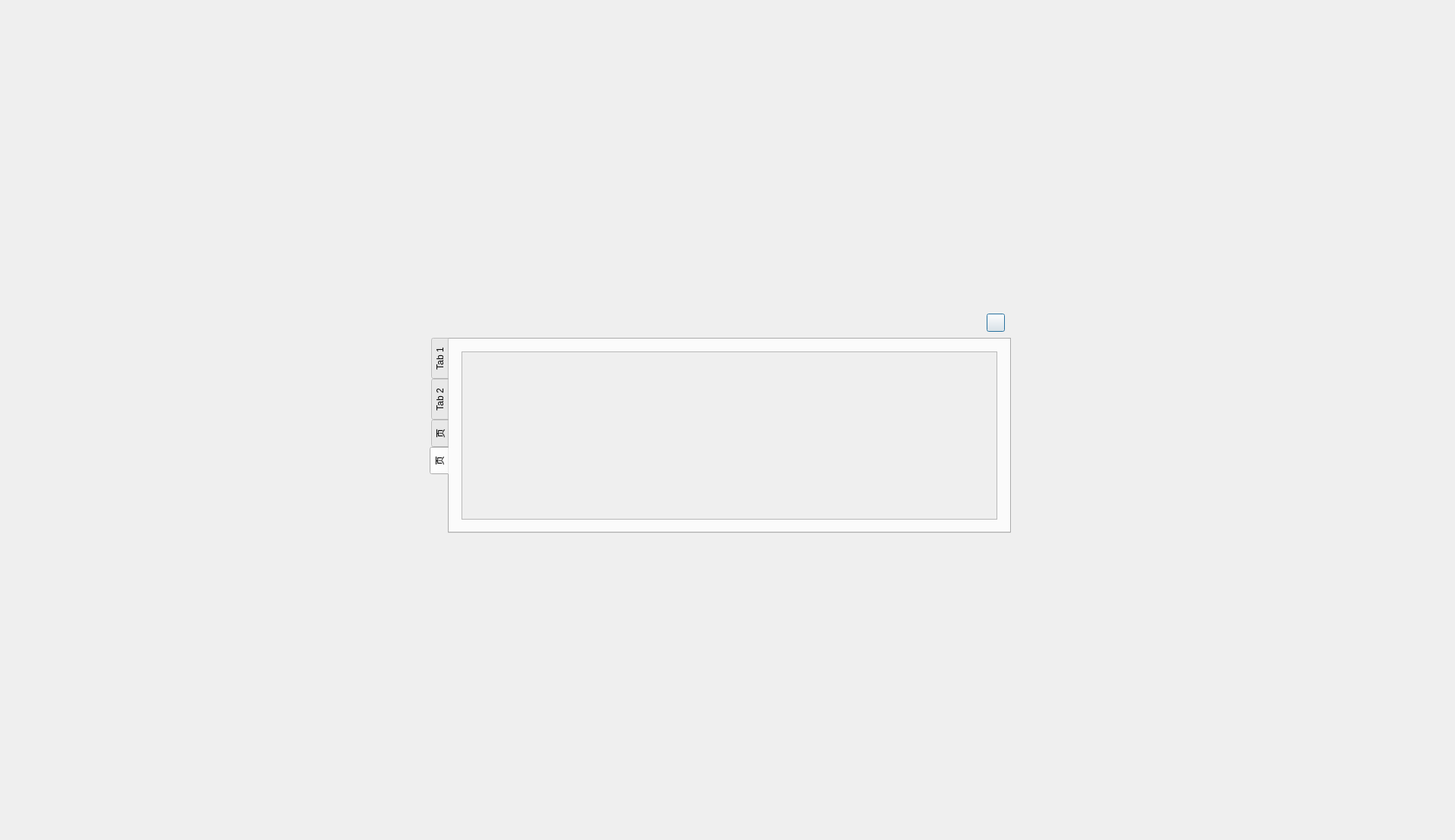
<?xml version="1.0" encoding="UTF-8"?>
<ui version="4.0">
 <class>JPopWindow</class>
 <widget class="QDialog" name="JPopWindow">
  <property name="geometry">
   <rect>
    <x>0</x>
    <y>0</y>
    <width>1920</width>
    <height>1109</height>
   </rect>
  </property>
  <property name="sizePolicy">
   <sizepolicy hsizetype="Preferred" vsizetype="Expanding">
    <horstretch>0</horstretch>
    <verstretch>0</verstretch>
   </sizepolicy>
  </property>
  <property name="contextMenuPolicy">
   <enum>Qt::DefaultContextMenu</enum>
  </property>
  <property name="windowTitle">
   <string>PatientNewDialog</string>
  </property>
  <property name="styleSheet">
   <string notr="true"/>
  </property>
  <layout class="QGridLayout" name="gridLayout">
   <property name="leftMargin">
    <number>9</number>
   </property>
   <property name="topMargin">
    <number>9</number>
   </property>
   <property name="rightMargin">
    <number>9</number>
   </property>
   <property name="bottomMargin">
    <number>9</number>
   </property>
   <property name="spacing">
    <number>6</number>
   </property>
   <item row="1" column="0">
    <spacer name="horizontalSpacer">
     <property name="orientation">
      <enum>Qt::Horizontal</enum>
     </property>
     <property name="sizeHint" stdset="0">
      <size>
       <width>510</width>
       <height>20</height>
      </size>
     </property>
    </spacer>
   </item>
   <item row="0" column="2">
    <spacer name="verticalSpacer">
     <property name="orientation">
      <enum>Qt::Vertical</enum>
     </property>
     <property name="sizeHint" stdset="0">
      <size>
       <width>20</width>
       <height>267</height>
      </size>
     </property>
    </spacer>
   </item>
   <item row="2" column="3">
    <spacer name="horizontalSpacer_2">
     <property name="orientation">
      <enum>Qt::Horizontal</enum>
     </property>
     <property name="sizeHint" stdset="0">
      <size>
       <width>510</width>
       <height>20</height>
      </size>
     </property>
    </spacer>
   </item>
   <item row="3" column="1">
    <spacer name="verticalSpacer_2">
     <property name="orientation">
      <enum>Qt::Vertical</enum>
     </property>
     <property name="sizeHint" stdset="0">
      <size>
       <width>20</width>
       <height>266</height>
      </size>
     </property>
    </spacer>
   </item>
   <item row="1" column="1" rowspan="2">
    <widget class="QWidget" name="JPopWindow2" native="true">
     <property name="sizePolicy">
      <sizepolicy hsizetype="Fixed" vsizetype="Fixed">
       <horstretch>0</horstretch>
       <verstretch>0</verstretch>
      </sizepolicy>
     </property>
     <property name="minimumSize">
      <size>
       <width>400</width>
       <height>300</height>
      </size>
     </property>
     <property name="maximumSize">
      <size>
       <width>804</width>
       <height>870</height>
      </size>
     </property>
     <layout class="QVBoxLayout" name="verticalLayout">
      <property name="spacing">
       <number>0</number>
      </property>
      <property name="leftMargin">
       <number>1</number>
      </property>
      <property name="topMargin">
       <number>1</number>
      </property>
      <property name="rightMargin">
       <number>1</number>
      </property>
      <property name="bottomMargin">
       <number>1</number>
      </property>
      <item>
       <widget class="QWidget" name="widget" native="true">
        <property name="minimumSize">
         <size>
          <width>0</width>
          <height>40</height>
         </size>
        </property>
        <property name="maximumSize">
         <size>
          <width>16777215</width>
          <height>40</height>
         </size>
        </property>
        <property name="styleSheet">
         <string notr="true"/>
        </property>
        <layout class="QHBoxLayout" name="horizontalLayout">
         <property name="leftMargin">
          <number>24</number>
         </property>
         <property name="topMargin">
          <number>0</number>
         </property>
         <property name="rightMargin">
          <number>8</number>
         </property>
         <property name="bottomMargin">
          <number>0</number>
         </property>
         <item>
          <widget class="QLabel" name="lblTitle">
           <property name="styleSheet">
            <string notr="true">font:16px;</string>
           </property>
           <property name="text">
            <string/>
           </property>
          </widget>
         </item>
         <item>
          <spacer name="horizontalSpacer_3">
           <property name="orientation">
            <enum>Qt::Horizontal</enum>
           </property>
           <property name="sizeHint" stdset="0">
            <size>
             <width>696</width>
             <height>20</height>
            </size>
           </property>
          </spacer>
         </item>
         <item>
          <widget class="QPushButton" name="btnClose">
           <property name="minimumSize">
            <size>
             <width>24</width>
             <height>24</height>
            </size>
           </property>
           <property name="maximumSize">
            <size>
             <width>24</width>
             <height>24</height>
            </size>
           </property>
           <property name="text">
            <string/>
           </property>
          </widget>
         </item>
        </layout>
       </widget>
      </item>
      <item>
       <widget class="QTabWidget" name="tabWidget">
        <property name="tabPosition">
         <enum>QTabWidget::West</enum>
        </property>
        <property name="currentIndex">
         <number>3</number>
        </property>
        <widget class="QWidget" name="tab">
         <attribute name="title">
          <string>Tab 1</string>
         </attribute>
         <layout class="QHBoxLayout" name="horizontalLayout_2">
          <property name="spacing">
           <number>0</number>
          </property>
          <property name="leftMargin">
           <number>0</number>
          </property>
          <property name="topMargin">
           <number>0</number>
          </property>
          <property name="rightMargin">
           <number>0</number>
          </property>
          <property name="bottomMargin">
           <number>0</number>
          </property>
          <item>
           <widget class="QWidget" name="container" native="true">
            <property name="minimumSize">
             <size>
              <width>60</width>
              <height>0</height>
             </size>
            </property>
            <property name="maximumSize">
             <size>
              <width>8000</width>
              <height>16777215</height>
             </size>
            </property>
            <property name="styleSheet">
             <string notr="true"/>
            </property>
            <layout class="QHBoxLayout" name="layout">
             <property name="spacing">
              <number>0</number>
             </property>
             <property name="leftMargin">
              <number>0</number>
             </property>
             <property name="topMargin">
              <number>0</number>
             </property>
             <property name="rightMargin">
              <number>0</number>
             </property>
             <property name="bottomMargin">
              <number>0</number>
             </property>
            </layout>
           </widget>
          </item>
         </layout>
        </widget>
        <widget class="QWidget" name="tab_2">
         <attribute name="title">
          <string>Tab 2</string>
         </attribute>
         <layout class="QHBoxLayout" name="horizontalLayout_3">
          <property name="spacing">
           <number>0</number>
          </property>
          <property name="leftMargin">
           <number>0</number>
          </property>
          <property name="topMargin">
           <number>0</number>
          </property>
          <property name="rightMargin">
           <number>0</number>
          </property>
          <property name="bottomMargin">
           <number>0</number>
          </property>
          <item>
           <widget class="QLabel" name="lblMainMsg">
            <property name="text">
             <string/>
            </property>
           </widget>
          </item>
         </layout>
        </widget>
        <widget class="QWidget" name="tab_3">
         <attribute name="title">
          <string>页</string>
         </attribute>
        </widget>
        <widget class="QWidget" name="tab_4">
         <attribute name="title">
          <string>页</string>
         </attribute>
         <layout class="QHBoxLayout" name="horizontalLayout_4">
          <property name="spacing">
           <number>0</number>
          </property>
          <property name="leftMargin">
           <number>16</number>
          </property>
          <property name="topMargin">
           <number>16</number>
          </property>
          <property name="rightMargin">
           <number>16</number>
          </property>
          <property name="bottomMargin">
           <number>16</number>
          </property>
          <item>
           <widget class="QScrollArea" name="scrollArea">
            <property name="widgetResizable">
             <bool>true</bool>
            </property>
            <widget class="QWidget" name="scrollAreaWidgetContents">
             <property name="geometry">
              <rect>
               <x>0</x>
               <y>0</y>
               <width>710</width>
               <height>218</height>
              </rect>
             </property>
             <layout class="QVBoxLayout" name="verticalLayout_2">
              <property name="spacing">
               <number>0</number>
              </property>
              <property name="leftMargin">
               <number>0</number>
              </property>
              <property name="topMargin">
               <number>0</number>
              </property>
              <property name="rightMargin">
               <number>0</number>
              </property>
              <property name="bottomMargin">
               <number>0</number>
              </property>
              <item>
               <widget class="QLabel" name="lblContent">
                <property name="text">
                 <string/>
                </property>
                <property name="wordWrap">
                 <bool>true</bool>
                </property>
               </widget>
              </item>
             </layout>
            </widget>
           </widget>
          </item>
         </layout>
        </widget>
       </widget>
      </item>
     </layout>
    </widget>
   </item>
  </layout>
 </widget>
 <layoutdefault spacing="6" margin="11"/>
 <resources/>
 <connections/>
</ui>
